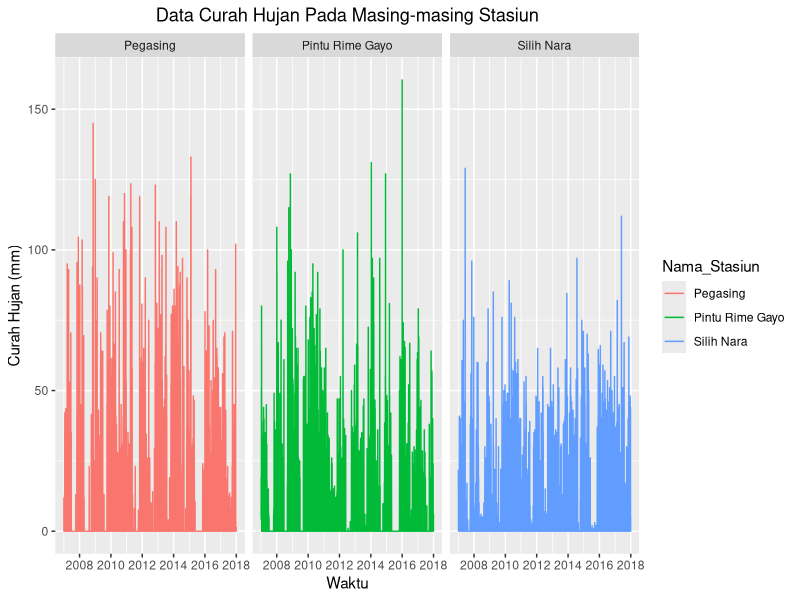
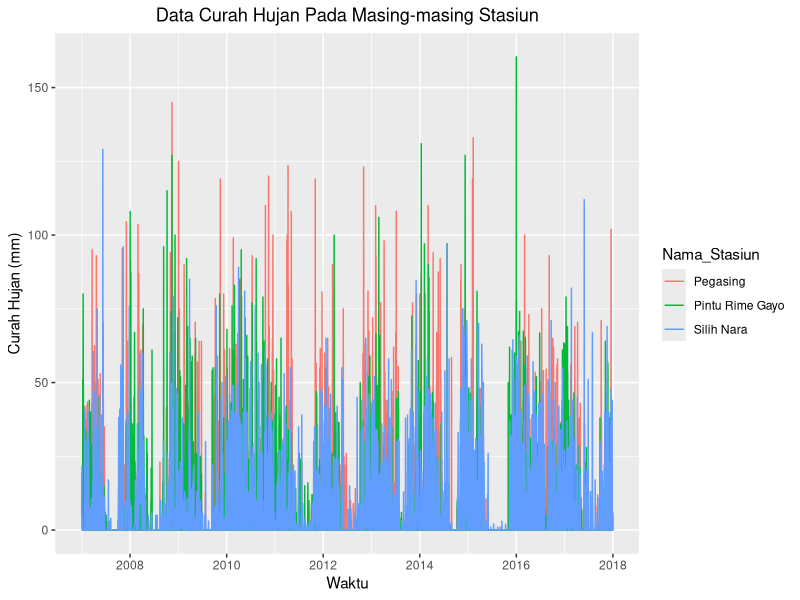

Here is the R script that generated these plots, in order:
# visualize and grouping data

## import data
library(readr)
data <- read_csv("data_hujan_gabung.csv") 

data <- data[,-1] # hilangkan kolom nomor

# data hujan harian setiap pos hujan
library(ggplot2)

plot_pisah <- ggplot(data,aes(Tanggal, Curah_Hujan,col=Nama_Stasiun)) +
  geom_line() + 
  labs(title="Data Curah Hujan Pada Masing-masing Stasiun",
       y="Curah Hujan (mm)",
       x="Waktu") + 
  facet_wrap(~Nama_Stasiun)+
  theme_update(plot.title=element_text(hjust=0.5))+
  theme_update(plot.subtitle=element_text(hjust=0.5))+
  theme_update(axis.title.y=element_text(angle=90)) 
plot_pisah


plot_gabung <- ggplot(data,aes(Tanggal, Curah_Hujan,col=Nama_Stasiun)) +
  geom_line() + 
  labs(title="Data Curah Hujan Pada Masing-masing Stasiun",
       y="Curah Hujan (mm)",
       x="Waktu") + 
  theme_update(plot.title=element_text(hjust=0.5))+
  theme_update(plot.subtitle=element_text(hjust=0.5))+
  theme_update(axis.title.y=element_text(angle=90))
plot_gabung
